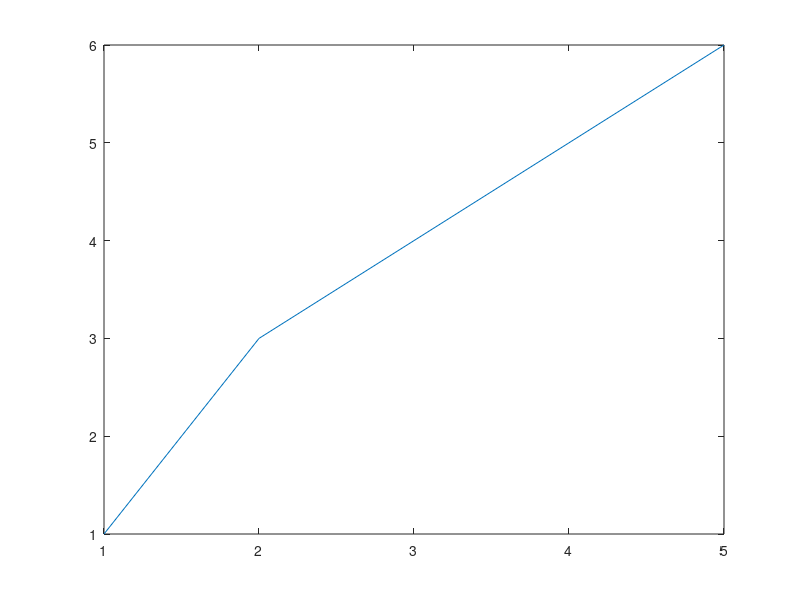

This chart was generated by the following MATLAB code:
%% 
% *Convexity. Convex Hull*
% 
% Prove that C is convex if and only if C = conv(C)
% 
% 

close all;
clear;
clc;

matlab.lang.OnOffSwitchState = 1;

% Define a set C as a matrix where each row represents a point in 2D space.
C = [1 1
     2 3
     4 5
     5 6];

plot(C(:,1), C(:,2));
%%
% Check if C is convex
n = size(C,1);
is_convex = true;

% To check if C is convex, we use a nested loop that considers all 
% possible pairs of points in C and all other points to check if the 
% set lies entirely on one side of the line segment joining the two 
% points. If any point is found that is not on the same side, then 
% the set is not convex.

for i = 1:n
    for j = i+1:n
        for k = 1:n
            if k~=i && k~=j
                % Check if the point k is inside the triangle formed by i,j
                % and the origin
                v1 = C(j,:) - C(i,:);
                v2 = C(k,:) - C(i,:);
                if det([v1; v2])<0
                    is_convex = false;
                    break;
                end
            end
        end
        if ~is_convex
            break;
        end
    end
    if ~is_convex
        break;
    end
end

% Check if C equals its convex hull
% To check if C equals its convex hull, we use the convhull function 
% to compute the indices of the vertices of the convex hull, and 
% then extract the corresponding rows from C using the unique 
% function. We use the isequal function to check if the resulting set
% is equal to C.

C_conv = convhull(C);
C_conv_unique = unique(C(C_conv,:),'rows','stable');
is_equal_conv = isequal(C,C_conv_unique);

% Print the results
disp(['Is C convex? ',num2str(is_convex)]);
disp(['Is C = conv(C)? ',num2str(is_equal_conv)]);